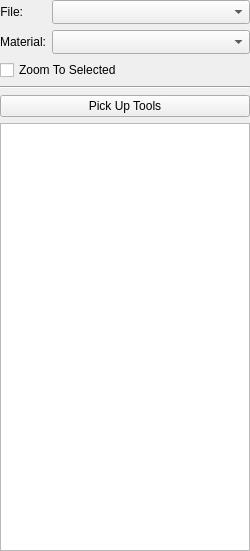
<?xml version="1.0" encoding="UTF-8"?>
<ui version="4.0">
 <class>DrillForm</class>
 <widget class="QWidget" name="DrillForm">
  <property name="geometry">
   <rect>
    <x>0</x>
    <y>0</y>
    <width>250</width>
    <height>551</height>
   </rect>
  </property>
  <property name="minimumSize">
   <size>
    <width>250</width>
    <height>0</height>
   </size>
  </property>
  <property name="windowTitle">
   <string>Form</string>
  </property>
  <layout class="QGridLayout" name="gridLayout">
   <property name="leftMargin">
    <number>0</number>
   </property>
   <property name="topMargin">
    <number>0</number>
   </property>
   <property name="rightMargin">
    <number>0</number>
   </property>
   <property name="bottomMargin">
    <number>0</number>
   </property>
   <property name="spacing">
    <number>6</number>
   </property>
   <item row="8" column="0" colspan="2">
    <widget class="QTableView" name="toolTable"/>
   </item>
   <item row="3" column="0" colspan="2">
    <widget class="QCheckBox" name="chbxZoomToSelected">
     <property name="text">
      <string>Zoom To Selected</string>
     </property>
    </widget>
   </item>
   <item row="1" column="0">
    <widget class="QLabel" name="label_3">
     <property name="sizePolicy">
      <sizepolicy hsizetype="Fixed" vsizetype="Preferred">
       <horstretch>0</horstretch>
       <verstretch>0</verstretch>
      </sizepolicy>
     </property>
     <property name="text">
      <string>File:</string>
     </property>
     <property name="alignment">
      <set>Qt::AlignRight|Qt::AlignTrailing|Qt::AlignVCenter</set>
     </property>
    </widget>
   </item>
   <item row="7" column="0" colspan="2">
    <widget class="QPushButton" name="pbPickUpTools">
     <property name="toolTip">
      <string>Pick the tools of the drilling rows again by the hole diameter. Only a tool whose working length reaches the drilling depth fits (a drill together with its point); among those a drill goes before an end mill, then the exact diameter, then the order in the tool database.
Tools chosen or edited by hand are replaced. Pocket and profile rows and rows without a suitable tool stay as they are.</string>
     </property>
     <property name="text">
      <string>Pick Up Tools</string>
     </property>
    </widget>
   </item>
   <item row="2" column="0">
    <widget class="QLabel" name="lblMaterial">
     <property name="sizePolicy">
      <sizepolicy hsizetype="Fixed" vsizetype="Preferred">
       <horstretch>0</horstretch>
       <verstretch>0</verstretch>
      </sizepolicy>
     </property>
     <property name="text">
      <string>Material:</string>
     </property>
     <property name="alignment">
      <set>Qt::AlignRight|Qt::AlignTrailing|Qt::AlignVCenter</set>
     </property>
    </widget>
   </item>
   <item row="2" column="1">
    <widget class="QComboBox" name="cbxMaterial">
     <property name="toolTip">
      <string>Material for the cutting data of the rows: the project material (G-Code Properties) or the one chosen here.
A tool edited for this toolpath only keeps its own values.</string>
     </property>
     <property name="sizeAdjustPolicy">
      <enum>QComboBox::AdjustToMinimumContentsLengthWithIcon</enum>
     </property>
     <property name="minimumContentsLength">
      <number>8</number>
     </property>
    </widget>
   </item>
   <item row="1" column="1">
    <widget class="QComboBox" name="cbxFile">
     <property name="sizeAdjustPolicy">
      <enum>QComboBox::AdjustToMinimumContentsLengthWithIcon</enum>
     </property>
    </widget>
   </item>
   <item row="4" column="0" colspan="2">
    <widget class="Line" name="line">
     <property name="orientation">
      <enum>Qt::Horizontal</enum>
     </property>
    </widget>
   </item>
  </layout>
 </widget>
 <resources/>
 <connections/>
</ui>
